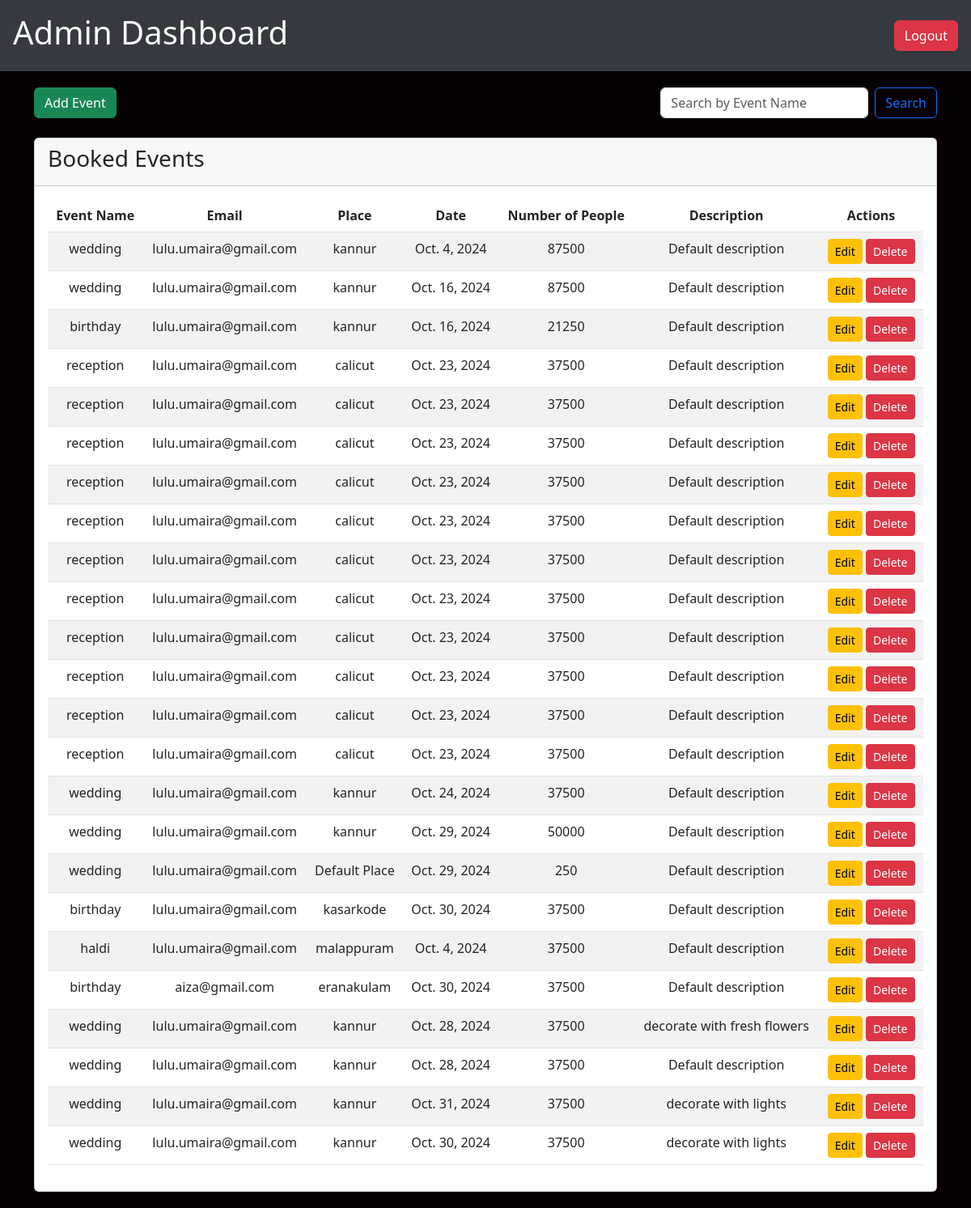
/adminhome/ (signed in), run on the app's committed database.
### eventapp/models.py (models this page shows, shortened)
class Booking(models.Model):
    event_name = models.CharField(max_length=255, default='Default Event')
    event_place = models.CharField(max_length=255, default='Default Place')
    email = models.EmailField(default='example@example.com')
    event_date = models.DateField()
    mobile_number = models.CharField(max_length=15, default='')
    number_of_persons = models.PositiveIntegerField(default=1)
    description = models.TextField(default='Default description')
    created_at = models.DateTimeField(default=timezone.now, editable=False)

### eventapp/views.py (the view)
# urls.py: path('adminhome/', views.adminhome, name='adminhome'),
@login_required
@user_passes_test(lambda u: u.is_superuser)
def adminhome(request):
    query = request.GET.get('q')
    if query:
        booked_events = Booking.objects.filter(event_name__icontains=query)
    else:
        booked_events = Booking.objects.all()  # Fetch all booked events
    return render(request, 'adminhome.html', {
        'booked_events': booked_events,
    })

### template/adminhome.html (shortened to what this page needs)
<!DOCTYPE html>
<html lang="en">
<head>
    <link href="https://cdn.jsdelivr.net/npm/bootstrap@5.3.0/dist/css/bootstrap.min.css" rel="stylesheet">
</head>
<body>
    <nav class="navbar">
        <h1 class="text-light">Admin Dashboard</h1>
        <div class="logout-btn">
            <a href="{% url 'logout' %}" class="btn btn-danger">Logout</a>
        </div>
    </nav>
    <div class="container">
        <div class="d-flex justify-content-between mb-4">
            <a href="{% url 'addbooking' %}" class="btn btn-success">Add Event</a>
            <form class="d-flex" method="GET" action="">
                <input class="form-control me-2" type="search" name="q" placeholder="Search by Event Name" aria-label="Search">
                <button class="btn btn-outline-primary" type="submit">Search</button>
            </form>
        </div>
        <div class="card">
            <div class="card-header">
                <h3>Booked Events</h3>
            </div>
            <div class="card-body">
                <table class="table table-striped">
                    <thead>
                        <tr>
                            <th>Event Name</th>
                            <th>Email</th>
                            <th>Place</th>
                            <th>Date</th>
                            <th>Number of People</th>
                            <th>Description</th>
                            <th>Actions</th>
                        </tr>
                    </thead>
                    <tbody>
                        {% for booking in booked_events %}
                        <tr>
                            <td>{{ booking.event_name }}</td>
                            <td>{{ booking.email }}</td>
                            <td>{{ booking.event_place }}</td>
                            <td>{{ booking.event_date }}</td>
                            <td>{{ booking.number_of_persons }}</td>
                            <td>{{ booking.description }}</td>
                            <td>
                                <a href="{% url 'editbooking' booking.id %}" class="btn btn-warning btn-sm">Edit</a>
                                <a href="{% url 'deletebooking' booking.id %}" class="btn btn-danger btn-sm">Delete</a>
                            </td>
                        </tr>
                        {% endfor %}
                    </tbody>
                </table>
            </div>
        </div>
    </div>
</body>
</html>

### template/adminhome.html (style rules this page uses)
body { background-color: #070000; }
.container { margin-top: 20px; }
.card { margin-bottom: 20px; }
.table th, .table td { text-align: center; }
.navbar { display: flex; justify-content: space-between; align-items: center; padding: 1rem; background-color: #343a40; }
.navbar .logout-btn { margin-left: auto; }

### data on the page
Booking: event_name "wedding", email "lulu.umaira@gmail.com", event_place "kannur", event_date "Oct. 4, 2024", number_of_persons "87500", description "Default description"
Booking: event_name "wedding", email "lulu.umaira@gmail.com", event_place "kannur", event_date "Oct. 16, 2024", number_of_persons "87500", description "Default description"
Booking: event_name "birthday", email "lulu.umaira@gmail.com", event_place "kannur", event_date "Oct. 16, 2024", number_of_persons "21250", description "Default description"
Booking: event_name "reception", email "lulu.umaira@gmail.com", event_place "calicut", event_date "Oct. 23, 2024", number_of_persons "37500", description "Default description"
Booking: event_name "reception", email "lulu.umaira@gmail.com", event_place "calicut", event_date "Oct. 23, 2024", number_of_persons "37500", description "Default description"
Booking: event_name "reception", email "lulu.umaira@gmail.com", event_place "calicut", event_date "Oct. 23, 2024", number_of_persons "37500", description "Default description"
Booking: event_name "reception", email "lulu.umaira@gmail.com", event_place "calicut", event_date "Oct. 23, 2024", number_of_persons "37500", description "Default description"
Booking: event_name "reception", email "lulu.umaira@gmail.com", event_place "calicut", event_date "Oct. 23, 2024", number_of_persons "37500", description "Default description"
Booking: event_name "reception", email "lulu.umaira@gmail.com", event_place "calicut", event_date "Oct. 23, 2024", number_of_persons "37500", description "Default description"
Booking: event_name "reception", email "lulu.umaira@gmail.com", event_place "calicut", event_date "Oct. 23, 2024", number_of_persons "37500", description "Default description"
Booking: event_name "reception", email "lulu.umaira@gmail.com", event_place "calicut", event_date "Oct. 23, 2024", number_of_persons "37500", description "Default description"
Booking: event_name "reception", email "lulu.umaira@gmail.com", event_place "calicut", event_date "Oct. 23, 2024", number_of_persons "37500", description "Default description"
Booking: event_name "reception", email "lulu.umaira@gmail.com", event_place "calicut", event_date "Oct. 23, 2024", number_of_persons "37500", description "Default description"
Booking: event_name "reception", email "lulu.umaira@gmail.com", event_place "calicut", event_date "Oct. 23, 2024", number_of_persons "37500", description "Default description"
Booking: event_name "wedding", email "lulu.umaira@gmail.com", event_place "kannur", event_date "Oct. 24, 2024", number_of_persons "37500", description "Default description"
Booking: event_name "wedding", email "lulu.umaira@gmail.com", event_place "kannur", event_date "Oct. 29, 2024", number_of_persons "50000", description "Default description"
Booking: event_name "wedding", email "lulu.umaira@gmail.com", event_place "Default Place", event_date "Oct. 29, 2024", number_of_persons "250", description "Default description"
Booking: event_name "birthday", email "lulu.umaira@gmail.com", event_place "kasarkode", event_date "Oct. 30, 2024", number_of_persons "37500", description "Default description"
Booking: event_name "haldi", email "lulu.umaira@gmail.com", event_place "malappuram", event_date "Oct. 4, 2024", number_of_persons "37500", description "Default description"
Booking: event_name "birthday", email "aiza@gmail.com", event_place "eranakulam", event_date "Oct. 30, 2024", number_of_persons "37500", description "Default description"
Booking: event_name "wedding", email "lulu.umaira@gmail.com", event_place "kannur", event_date "Oct. 28, 2024", number_of_persons "37500", description "decorate with fresh flowers"
Booking: event_name "wedding", email "lulu.umaira@gmail.com", event_place "kannur", event_date "Oct. 28, 2024", number_of_persons "37500", description "Default description"
Booking: event_name "wedding", email "lulu.umaira@gmail.com", event_place "kannur", event_date "Oct. 31, 2024", number_of_persons "37500", description "decorate with lights"
Booking: event_name "wedding", email "lulu.umaira@gmail.com", event_place "kannur", event_date "Oct. 30, 2024", number_of_persons "37500", description "decorate with lights"
